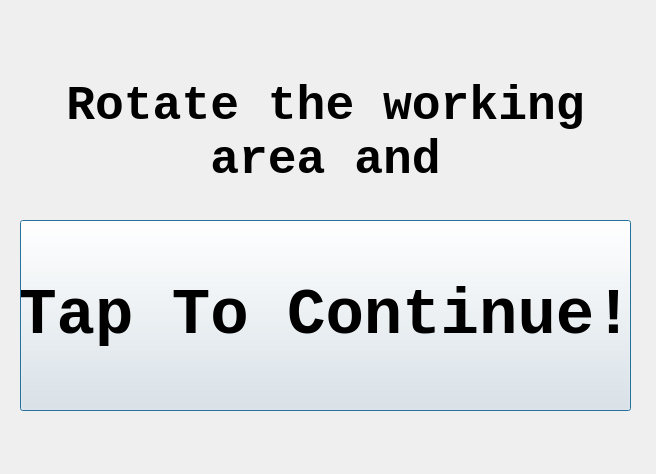
<?xml version="1.0" encoding="UTF-8"?>
<ui version="4.0">
 <class>StepsDialog</class>
 <widget class="QDialog" name="StepsDialog">
  <property name="geometry">
   <rect>
    <x>0</x>
    <y>0</y>
    <width>656</width>
    <height>474</height>
   </rect>
  </property>
  <property name="windowTitle">
   <string>Dialog</string>
  </property>
  <widget class="QPushButton" name="doneButton">
   <property name="geometry">
    <rect>
     <x>20</x>
     <y>220</y>
     <width>611</width>
     <height>191</height>
    </rect>
   </property>
   <property name="font">
    <font>
     <family>Liberation Mono</family>
     <pointsize>48</pointsize>
     <weight>75</weight>
     <bold>true</bold>
    </font>
   </property>
   <property name="text">
    <string>Tap To Continue!</string>
   </property>
  </widget>
  <widget class="QLabel" name="label">
   <property name="geometry">
    <rect>
     <x>30</x>
     <y>70</y>
     <width>591</width>
     <height>126</height>
    </rect>
   </property>
   <property name="font">
    <font>
     <family>Liberation Mono</family>
     <pointsize>36</pointsize>
     <weight>75</weight>
     <bold>true</bold>
    </font>
   </property>
   <property name="text">
    <string>Rotate the working
area and</string>
   </property>
   <property name="alignment">
    <set>Qt::AlignCenter</set>
   </property>
  </widget>
 </widget>
 <resources>
  <include location="light1_res.qrc"/>
 </resources>
 <connections/>
</ui>
